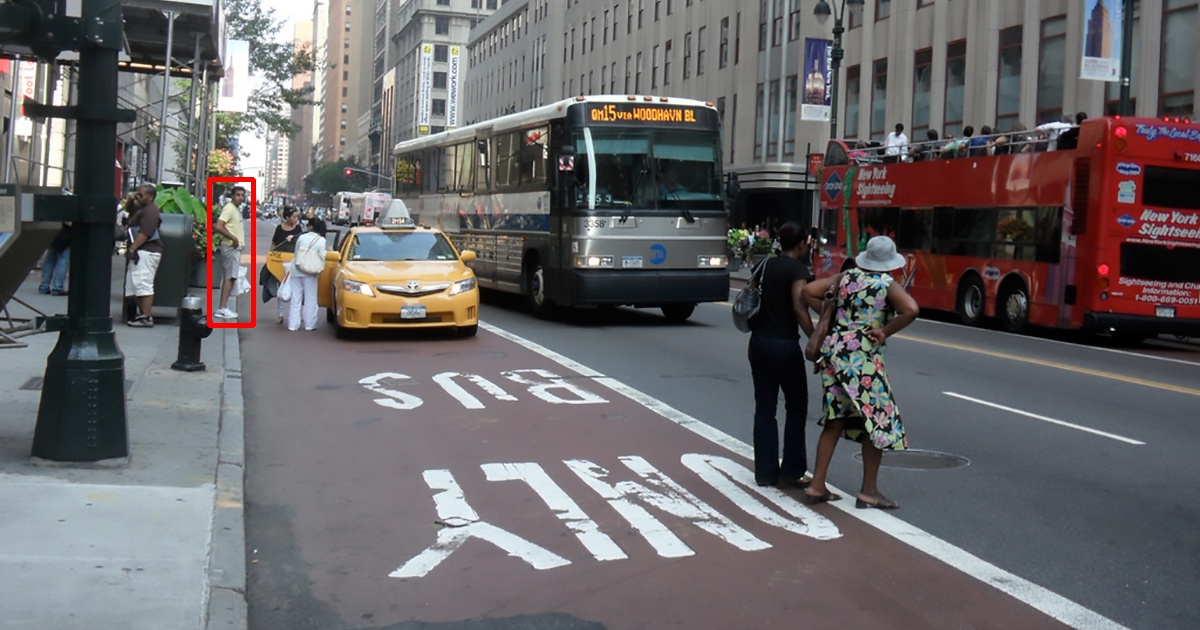
#> input picture Object Detection/resize-keep-aspect-ratio/data/street_bbox.jpg, 1200 x 630 px
$ python resize.py
#> lines starting #> are read from the running program, lines starting #| are printed output that depends on the picture; after the words box and inside, x2 and y2 are one past the last pixel; in counts of white or black regions, pixels touching at a corner belong together; long printed decimals are rounded
#> further down, img is the input picture: shape (630, 1200, 3); mean B, G, R 104.5, 102.4, 104.9
### Object Detection/resize-keep-aspect-ratio/utils.py
import cv2
import xml.etree.ElementTree as ET


def parse_annotation(file):
#> called with file = 'data/street.xml'
    tree = ET.parse(file)
#> (reads Object Detection/resize-keep-aspect-ratio/data/street.xml from the repository)
    root = tree.getroot()

    bbox = [0] * 4
    for boxes in root.iter('object'):
        for box in boxes.findall('bndbox'):
            bbox[0] = float(box.find('xmin').text)
            bbox[1] = float(box.find('ymin').text)
            bbox[2] = float(box.find('xmax').text)
            bbox[3] = float(box.find('ymax').text)

    return bbox

### Object Detection/resize-keep-aspect-ratio/resize.py
import cv2
import numpy as np
import matplotlib.pyplot as plt

from utils import parse_annotation


def resize_image(image, size, bbox, save=True):
#> called with size = (416, 416), save = True
    print("[Reszie] Resize without keep aspect ratio")
    new_w, new_h = size
    new_image = cv2.resize(image, (new_w, new_h), interpolation=cv2.INTER_LINEAR)

    ####################################################################
    # for resized bbox
    org_w, org_h = image.shape[1], image.shape[0]
#> org_w = 1200; org_h = 630
    x1, y1, x2, y2 = bbox
    scale_w, scale_h = new_w/org_w, new_h/org_h
#> scale_w = 0.347; scale_h = 0.66
    resized_bbox = [int(x1 * scale_w), int(y1 * scale_h), int(x2 * scale_w), int(y2 * scale_h)]
#> resized_bbox = [72, 118, 87, 214]
    resized_bbox_w, resized_bbox_h = resized_bbox[2] - resized_bbox[0], resized_bbox[3] - resized_bbox[1]
#> resized_bbox_w = 15; resized_bbox_h = 96
    # plot
    left, top, right, bottom = resized_bbox
#> left = 72; top = 118; right = 87; bottom = 214
    cv2.putText(new_image, f'{resized_bbox_w} x {resized_bbox_h}', (left, top - 4),
                cv2.FONT_HERSHEY_SIMPLEX, 1, (0, 0, 255), 2, cv2.LINE_AA)
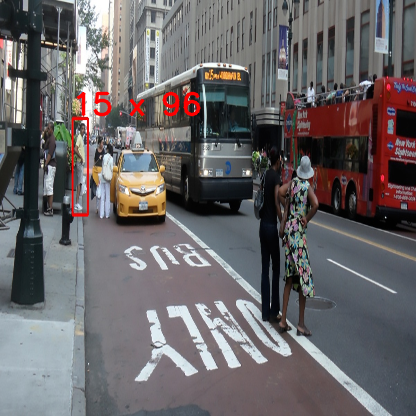
#> new_image: shape (416, 416, 3); mean B, G, R 103.8, 101.8, 105.5

    if save:
        cv2.imwrite('data/street_resize.jpg', new_image)

    print(f"\tOrigin shape: ({org_w}, {org_h})")
#| 	Origin shape: (1200, 630)
    print(f"\tScale rarion: ({scale_w}, {scale_h})")
#| 	Scale rarion: (0.3467, 0.6603)
    print(f"\tThe shape after scaled: ({new_image.shape[1]}, {new_image.shape[0]})")
#| 	The shape after scaled: (416, 416)
    print(f"\tThe shape of bbox after scaled: ({resized_bbox_w}, {resized_bbox_h})")
#| 	The shape of bbox after scaled: (15, 96)

    return new_image


def resize_image_blob(image, size, bbox, save=True):
#> called with size = (416, 416), save = True
    print("[Reszie] Resize with keep aspect ratio - OpenCV blobFromImage()")
    new_w, new_h = size
    new_image = cv2.dnn.blobFromImage(image, scalefactor=1/255., size=size, crop=True)
    new_image = np.moveaxis(new_image[0], 0, 2)
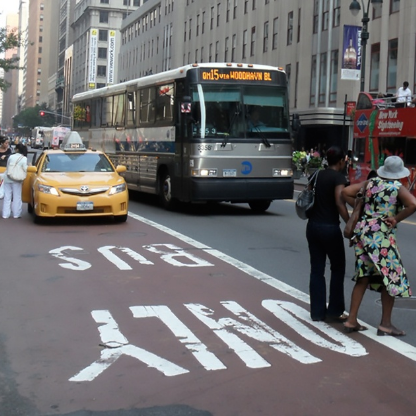
#> new_image: shape (416, 416, 3) float32; mean of channels 0, 1, 2 0.43, 0.426, 0.434; drawn as B, G, R

    if save:
        new_image2 = new_image * 255
        cv2.imwrite('data/street_resize_blob.jpg', new_image2)

    print(f"\tThe shape after scaled: ({new_image.shape[1]}, {new_image.shape[0]})")
#| 	The shape after scaled: (416, 416)

    return new_image


def letterbox_image(image, size, bbox, save=True):
    '''resize image with unchanged aspect ratio using padding'''
#> called with size = (416, 416), save = True
    print("[letterbox] Resize with keep aspect ratio")

    h, w, _ = image.shape
#> h = 630
    desired_w, desired_h = size
    scale = min(desired_w/w, desired_h/h)
    new_w, new_h = int(w * scale), int(h * scale)

    image = cv2.resize(image, (new_w, new_h), interpolation=cv2.INTER_LINEAR)
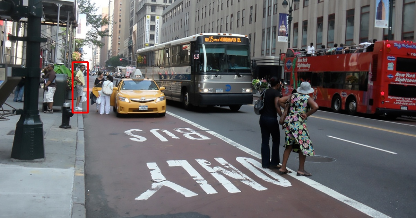
#> image: shape (218, 416, 3); mean of channels 0, 1, 2 104.3, 102.3, 104.8; drawn as B, G, R
    new_image = np.ones((desired_h, desired_w, 3), np.uint8) * 128

    # Put the image that after resized into the center of new image
    # 將縮放後的圖片放入新圖片的正中央
    h_start = (desired_h - new_h) // 2
    w_start = (desired_w - new_w) // 2
    new_image[h_start:h_start+new_h, w_start:w_start+new_w, :] = image

    ####################################################################
    # for resized bbox
    resized_bbox = [int(box * scale) for box in bbox]
    resized_bbox_w, resized_bbox_h = resized_bbox[2] - resized_bbox[0], resized_bbox[3] - resized_bbox[1]
    # plot
    left, top, right, bottom = resized_bbox
    cv2.putText(new_image, f'{resized_bbox_w} x {resized_bbox_h}', (left, top + h_start - 4),
                cv2.FONT_HERSHEY_SIMPLEX, 1, (0, 0, 255), 2, cv2.LINE_AA)
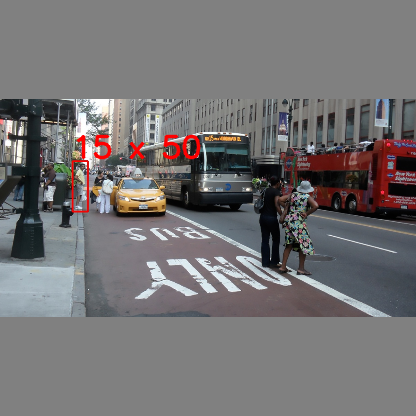
#> new_image: shape (416, 416, 3); mean of channels 0, 1, 2 115, 114, 116.5; drawn as B, G, R

    if save:
        cv2.imwrite('data/street_letterbox.jpg', new_image)

    print(f"\tOrigin shape: ({w}, {h})")
#| 	Origin shape: (1200, 630)
    print(f"\tScale rarion: {scale}")
#| 	Scale rarion: 0.3467
    print(f"\tThe shape after scaled: ({new_w}, {new_h})")
#| 	The shape after scaled: (416, 218)
    print(f"\tThe shape of bbox after scaled: ({resized_bbox_w}, {resized_bbox_h})")
#| 	The shape of bbox after scaled: (15, 50)

    return new_image


def letterbox_rect_image(image, size, bbox, auto=True, stride=32, save=True):
    """Resize image with keep aspect ratio using padding

    The amount of padding that was added
    Example:
      min((416, 416) / (1242, 375))
      resized_shape: (416.0, 125.60386473429952), unpad_size
      pad_size:      (0, 290.3961352657005)

    """
#> called with size = (416, 416), auto = True, stride = 32, save = True
    print("[letterbox rect] Resize with keep aspect ratio")

    h, w, _ = image.shape
    desired_w, desired_h = size

    # 1. Scale ration: (new / old)
    scale = min(desired_w/w, desired_h/h)

    # 2. Compute padding
    new_w, new_h = int(w * scale), int(h * scale) # unpad size
    pad_w, pad_h = desired_w - new_w, desired_h - new_h
    if auto: # minimum rectangle
        # 取餘數操作，保證 padding 後的圖片是 32 (416x416) or 64(512x512) 的整數倍
        pad_w, pad_h = np.mod(pad_w, stride), np.mod(pad_h, stride)

    image = cv2.resize(image, (new_w, new_h), interpolation=cv2.INTER_LINEAR)

    # Put the image that after resized into the center of new image
    # 將縮放後的圖片放入新圖片的正中央
    h_start = pad_h // 2
    w_start = pad_w // 2
    #new_image[h_start:h_start+new_h, w_start:w_start+new_w, :] = image
    new_image = cv2.copyMakeBorder(image, h_start, h_start, w_start, w_start,
                                   cv2.BORDER_CONSTANT, value=(128, 128, 128))
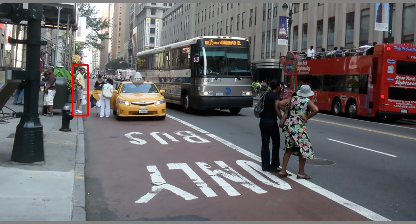
#> new_image: shape (224, 416, 3); mean of channels 0, 1, 2 105, 103, 105.4; drawn as B, G, R

    ####################################################################
    # for resized bbox
    resized_bbox = [int(box * scale) for box in bbox]
    resized_bbox_w, resized_bbox_h = resized_bbox[2] - resized_bbox[0], resized_bbox[3] - resized_bbox[1]
    # plot
    left, top, right, bottom = resized_bbox
    cv2.putText(new_image, f'{resized_bbox_w} x {resized_bbox_h}', (left, top + h_start - 4),
                cv2.FONT_HERSHEY_SIMPLEX, 1, (0, 0, 255), 2, cv2.LINE_AA)
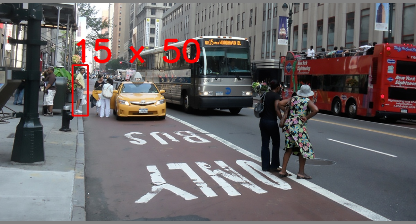
#> new_image: shape (224, 416, 3); 1.25% of pixels changed, all inside (x1, y1, x2, y2) = (76, 38, 201, 64); drawn as B, G, R

    if save:
        cv2.imwrite('data/street_letterbox_rect.jpg', new_image)

    print(f"\tOrigin shape: ({w}, {h})")
#| 	Origin shape: (1200, 630)
    print(f"\tScale rarion: {scale}")
#| 	Scale rarion: 0.3467
    print(f"\tThe shape after scaled: ({new_image.shape[1]}, {new_image.shape[0]})")
#| 	The shape after scaled: (416, 224)
    print(f"\tThe shape of bbox after scaled: ({resized_bbox_w}, {resized_bbox_h})")
#| 	The shape of bbox after scaled: (15, 50)

    return new_image


if __name__ == "__main__":
    image_path = "data/street_bbox.jpg"
    annotations_path = "data/street.xml"
    img = cv2.imread(image_path)
    bbox = parse_annotation(annotations_path)

    # All methods of resizing image
    redized_img = resize_image(img, (416, 416), bbox)
    redized_img_blob = resize_image_blob(img, (416, 416), bbox)
    redized_img_letterbox = letterbox_image(img, (416, 416), bbox)
    redized_img_letterbox_rect = letterbox_rect_image(img, (416, 416), bbox)

    # Show the result
    f, axs = plt.subplots(2, 2, figsize=(10, 5))
    f.tight_layout()

    axs[0, 0].set_title('Original')
    axs[0, 0].imshow(cv2.cvtColor(img, cv2.COLOR_RGB2BGR))
    axs[0, 1].set_title('Resize without keep aspect ratio')
    axs[0, 1].imshow(cv2.cvtColor(redized_img, cv2.COLOR_RGB2BGR))
    axs[1, 0].set_title('Resize with keep aspect ratio')
    axs[1, 0].imshow(cv2.cvtColor(redized_img_letterbox, cv2.COLOR_RGB2BGR))
    axs[1, 1].set_title('Resize with keep aspect ratio - Rect')
    axs[1, 1].imshow(cv2.cvtColor(redized_img_letterbox_rect, cv2.COLOR_RGB2BGR))

    plt.show()
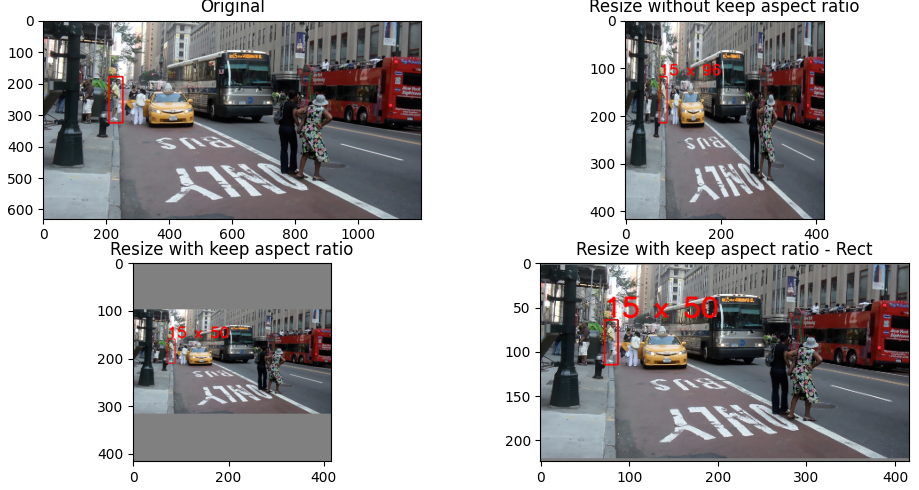
#> figure drawn by matplotlib, 4 panels
